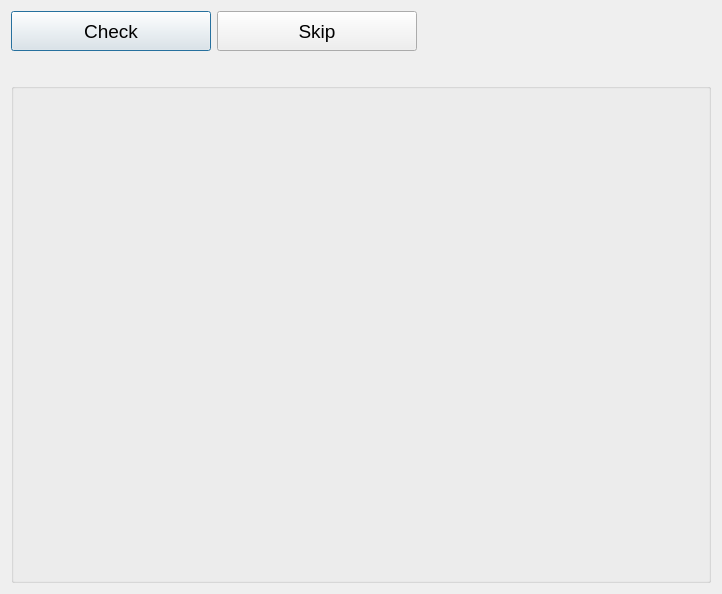
<?xml version="1.0" encoding="UTF-8"?>
<ui version="4.0">
 <class>ConstructorForm</class>
 <widget class="QDialog" name="ConstructorForm">
  <property name="geometry">
   <rect>
    <x>0</x>
    <y>0</y>
    <width>719</width>
    <height>592</height>
   </rect>
  </property>
  <property name="windowTitle">
   <string>Dialog</string>
  </property>
  <property name="styleSheet">
   <string notr="true"/>
  </property>
  <layout class="QVBoxLayout" name="verticalLayout">
   <item>
    <layout class="QHBoxLayout" name="horizontalLayout">
     <property name="sizeConstraint">
      <enum>QLayout::SetDefaultConstraint</enum>
     </property>
     <item>
      <widget class="QPushButton" name="btnTest">
       <property name="minimumSize">
        <size>
         <width>200</width>
         <height>40</height>
        </size>
       </property>
       <property name="font">
        <font>
         <pointsize>14</pointsize>
        </font>
       </property>
       <property name="text">
        <string>Check</string>
       </property>
      </widget>
     </item>
     <item>
      <widget class="QPushButton" name="btnSkip">
       <property name="minimumSize">
        <size>
         <width>200</width>
         <height>40</height>
        </size>
       </property>
       <property name="font">
        <font>
         <pointsize>14</pointsize>
        </font>
       </property>
       <property name="text">
        <string>Skip</string>
       </property>
      </widget>
     </item>
     <item>
      <spacer name="horizontalSpacer">
       <property name="orientation">
        <enum>Qt::Horizontal</enum>
       </property>
       <property name="sizeHint" stdset="0">
        <size>
         <width>40</width>
         <height>20</height>
        </size>
       </property>
      </spacer>
     </item>
    </layout>
   </item>
   <item>
    <widget class="QLabel" name="labelStatus">
     <property name="maximumSize">
      <size>
       <width>16777215</width>
       <height>20</height>
      </size>
     </property>
     <property name="font">
      <font>
       <pointsize>13</pointsize>
      </font>
     </property>
     <property name="text">
      <string/>
     </property>
    </widget>
   </item>
   <item>
    <widget class="QGroupBox" name="frame">
     <property name="minimumSize">
      <size>
       <width>700</width>
       <height>500</height>
      </size>
     </property>
     <property name="font">
      <font>
       <pointsize>14</pointsize>
       <kerning>true</kerning>
      </font>
     </property>
     <property name="title">
      <string/>
     </property>
     <property name="alignment">
      <set>Qt::AlignCenter</set>
     </property>
     <property name="flat">
      <bool>false</bool>
     </property>
     <property name="checkable">
      <bool>false</bool>
     </property>
    </widget>
   </item>
  </layout>
 </widget>
 <resources/>
 <connections/>
</ui>
